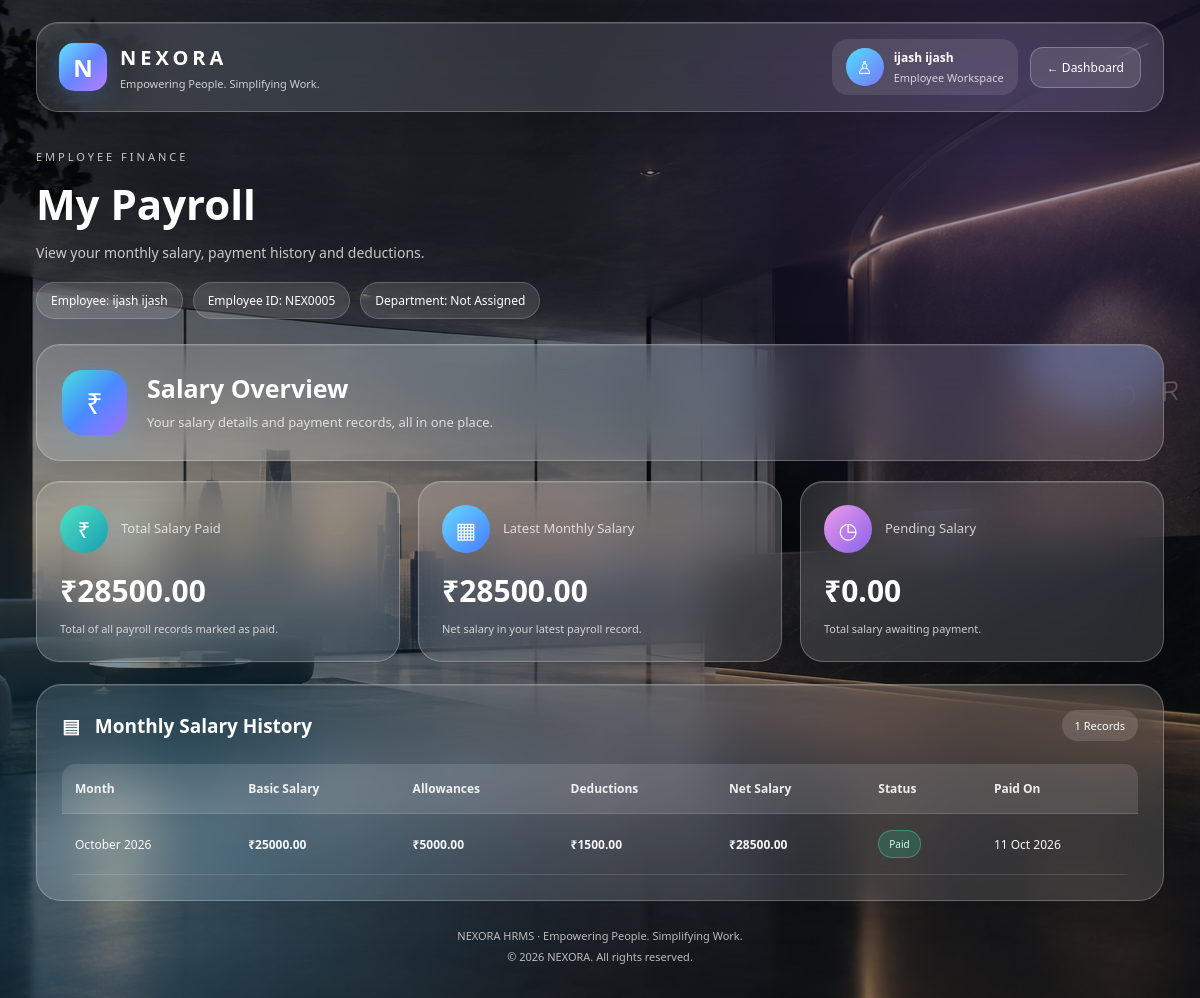
/payroll/employee/ (signed in), run on the app's committed database.
### accounts/models.py (models this page shows, shortened)
class User(AbstractUser):
    ROLE_CHOICES = (
        ('employee', 'Employee'),
        ('hr', 'HR'),
        ('manager', 'Manager'),
    )
    role = models.CharField(
        max_length=20,
        choices=ROLE_CHOICES,
        default='employee'
    )
    email = models.EmailField(
        unique=True
    )
    phone = models.CharField(
        max_length=15,
        blank=True
    )
    created_at = models.DateTimeField(
        auto_now_add=True
    )

### employees/models.py (models this page shows, shortened)
class EmployeeProfile(models.Model):
    APPROVAL_STATUS_CHOICES = (
        ("pending", "Pending Approval"),
        ("approved", "Approved"),
        ("rejected", "Rejected"),
    )
    GENDER_CHOICES = (
        ("male", "Male"),
        ("female", "Female"),
        ("other", "Other"),
    )
    user = models.OneToOneField(
        settings.AUTH_USER_MODEL,
        on_delete=models.CASCADE,
        related_name="employee_profile",
    )
    approval_status = models.CharField(
        max_length=20,
        choices=APPROVAL_STATUS_CHOICES,
        default="pending",
    )
    approved_by = models.CharField(
        max_length=150,
        blank=True,
        null=True,
    )
    rejected_by = models.CharField(
        max_length=150,
        blank=True,
        null=True,
    )
    department = models.ForeignKey(
        "departments.Department",
        on_delete=models.SET_NULL,
        null=True,
        blank=True,
        related_name="employees",
    )
    employee_id = models.CharField(
        max_length=20,
        unique=True,
    )
    designation = models.CharField(
        max_length=100,
    )
    gender = models.CharField(
        max_length=10,
        choices=GENDER_CHOICES,
        blank=True,
    )
    date_of_birth = models.DateField(
        null=True,
        blank=True,
    )
    address = models.TextField(
        blank=True,
    )
    joining_date = models.DateField()
    salary = models.DecimalField(
        max_digits=10,
        decimal_places=2,
        default=0,
    )
    created_at = models.DateTimeField(
        auto_now_add=True,
    )

### payroll/models.py (models this page shows, shortened)
class Payroll(models.Model):
    PAYMENT_STATUS = (
        ('pending', 'Pending'),
        ('paid', 'Paid'),
    )
    employee = models.ForeignKey(
        'employees.EmployeeProfile',
        on_delete=models.CASCADE,
        related_name='payroll_records'
    )
    month = models.DateField(
        verbose_name='Payroll Month'
    )
    basic_salary = models.DecimalField(
        max_digits=10,
        decimal_places=2
    )
    allowances = models.DecimalField(
        max_digits=10,
        decimal_places=2,
        default=0
    )
    deductions = models.DecimalField(
        max_digits=10,
        decimal_places=2,
        default=0
    )
    net_salary = models.DecimalField(
        max_digits=10,
        decimal_places=2
    )
    payment_status = models.CharField(
        max_length=20,
        choices=PAYMENT_STATUS,
        default='pending'
    )
    paid_on = models.DateField(
        null=True,
        blank=True
    )
    created_at = models.DateTimeField(
        auto_now_add=True
    )

### payroll/views.py (the view, shortened to what this page needs)
@login_required
def employee_payroll(request):
    role = get_user_role(request.user)
    if role not in ("employee", "hr"):
        return HttpResponseForbidden(
            "Only employees and HR users can access this page."
        )
    employee = EmployeeProfile.objects.filter(
        user=request.user
    ).first()
    payroll_records = Payroll.objects.filter(
        employee=employee
    ).order_by("-month")
    total_paid = sum(
        (
            record.net_salary
            for record in payroll_records
            if record.payment_status == "paid"
        ),
        start=Decimal("0.00"),
    )
    pending_total = sum(
        (
            record.net_salary
            for record in payroll_records
            if record.payment_status == "pending"
        ),
        start=Decimal("0.00"),
    )
    return render(
        request,
        "payroll/employee_payroll.html",
        {
            "employee": employee,
            "payroll_records": payroll_records,
            "total_paid": total_paid,
            "pending_total": pending_total,
        },
    )

### payroll/views.py (called while the page is built)
def get_user_role(user):
    return str(getattr(user, "role", "") or "").strip().lower()

### templates/payroll/employee_payroll.html (shortened to what this page needs)
{% load static %}
<!DOCTYPE html>
<html lang="en">
<head>
</head>
<body>
    <div class="background"></div>
    <div class="glow"></div>
    <main class="page">
        <header class="topbar glass">
            <div class="brand">
                <div class="brand-logo">N</div>
                <div>
                    <h2>NEXORA</h2>
                    <p>Empowering People. Simplifying Work.</p>
                </div>
            </div>
            <div class="top-actions">
                <div class="user">
                    <div class="avatar">♙</div>
                    <div>
                        <strong>
                            {{ request.user.get_full_name|default:request.user.username }}
                        </strong>
                        <span>Employee Workspace</span>
                    </div>
                </div>
                <a href="{% url 'employee_dashboard' %}" class="button">
                    ← Dashboard
                </a>
            </div>
        </header>
        <section class="intro">
            <span class="eyebrow">EMPLOYEE FINANCE</span>
            <h1>
                My Payroll
            </h1>
            <p>
                View your monthly salary, payment history and deductions.
            </p>
            <div class="employee-tags">
                <span class="tag">
                    Employee:
                    {{ request.user.get_full_name|default:request.user.username }}
                </span>
                <span class="tag">
                    Employee ID:
                    {% if employee %}
                        {{ employee.employee_id|default:"—" }}
                    {% else %}
                        —
                    {% endif %}
                </span>
                <span class="tag">
                    Department:
                    {% if employee and employee.department %}
                        {{ employee.department.name }}
                    {% else %}
                        Not Assigned
                    {% endif %}
                </span>
            </div>
        </section>
        <section class="payroll-banner glass">
            <div class="banner-icon">₹</div>
            <div>
                <h2>Salary Overview</h2>
                <p>
                    Your salary details and payment records,
                    all in one place.
                </p>
            </div>
        </section>
        <section class="summary-grid">
            <article class="summary-card glass">
                <div class="summary-top">
                    <div class="summary-icon">₹</div>
                    <div class="summary-label">Total Salary Paid</div>
                </div>
                <div class="summary-value">
                    ₹{{ total_paid|floatformat:2 }}
                </div>
                <p class="summary-note">
                    Total of all payroll records marked as paid.
                </p>
            </article>
            <article class="summary-card glass">
                <div class="summary-top">
                    <div class="summary-icon">▦</div>
                    <div class="summary-label">Latest Monthly Salary</div>
                </div>
                <div class="summary-value">
                    {% if payroll_records %}
                        ₹{{ payroll_records.0.net_salary|floatformat:2 }}
                    {% else %}
                        ₹0.00
                    {% endif %}
                </div>
                <p class="summary-note">
                    Net salary in your latest payroll record.
                </p>
            </article>
            <article class="summary-card glass">
                <div class="summary-top">
                    <div class="summary-icon">◷</div>
                    <div class="summary-label">Pending Salary</div>
                </div>
                <div class="summary-value">
                    ₹{{ pending_total|floatformat:2 }}
                </div>
                <p class="summary-note">
                    Total salary awaiting payment.
                </p>
            </article>
        </section>
        <section class="history glass">
            <div class="history-header">
                <h2>▤ &nbsp; Monthly Salary History</h2>
                <span class="record-count">
                    {{ payroll_records|length }} Records
                </span>
            </div>
            {% if payroll_records %}
                <div class="table-wrap">
                    <table>
                        <thead>
                            <tr>
                                <th>Month</th>
                                <th>Basic Salary</th>
                                <th>Allowances</th>
                                <th>Deductions</th>
                                <th>Net Salary</th>
                                <th>Status</th>
                                <th>Paid On</th>
                            </tr>
                        </thead>
                        <tbody>
                            {% for record in payroll_records %}
                                <tr>
                                    <td>{{ record.month|date:"F Y" }}</td>
                                    <td class="amount">
                                        ₹{{ record.basic_salary|floatformat:2 }}
                                    </td>
                                    <td class="amount">
                                        ₹{{ record.allowances|floatformat:2 }}
                                    </td>
                                    <td class="amount">
                                        ₹{{ record.deductions|floatformat:2 }}
                                    </td>
                                    <td class="amount">
                                        ₹{{ record.net_salary|floatformat:2 }}
                                    </td>
                                    <td>
                                        <span class="status {{ record.payment_status }}">
                                            {{ record.get_payment_status_display }}
                                        </span>
                                    </td>
                                    <td>
                                        {% if record.paid_on %}
                                            {{ record.paid_on|date:"d M Y" }}
                                        {% else %}
                                            —
                                        {% endif %}
                                    </td>
                                </tr>
                            {% endfor %}
                        </tbody>
                    </table>
                </div>
            {% endif %}
        </section>
        <footer class="footer">
            NEXORA HRMS · Empowering People. Simplifying Work.
            <br>
            © 2026 NEXORA. All rights reserved.
        </footer>
    </main>
</body>
</html>

### data on the page
User: user.get_full_name "ijash ijash"
EmployeeProfile: employee_id "NEX0005"
Payroll: net_salary "28500.00", month "October 2026", basic_salary "25000.00", allowances "5000.00", deductions "1500.00", payment_status "Paid", paid_on "11 Oct 2026"

### other printed values
{{ total_paid|floatformat:2 }} "28500.00"
{{ pending_total|floatformat:2 }} "0.00"
{{ payroll_records|length }} "1"
